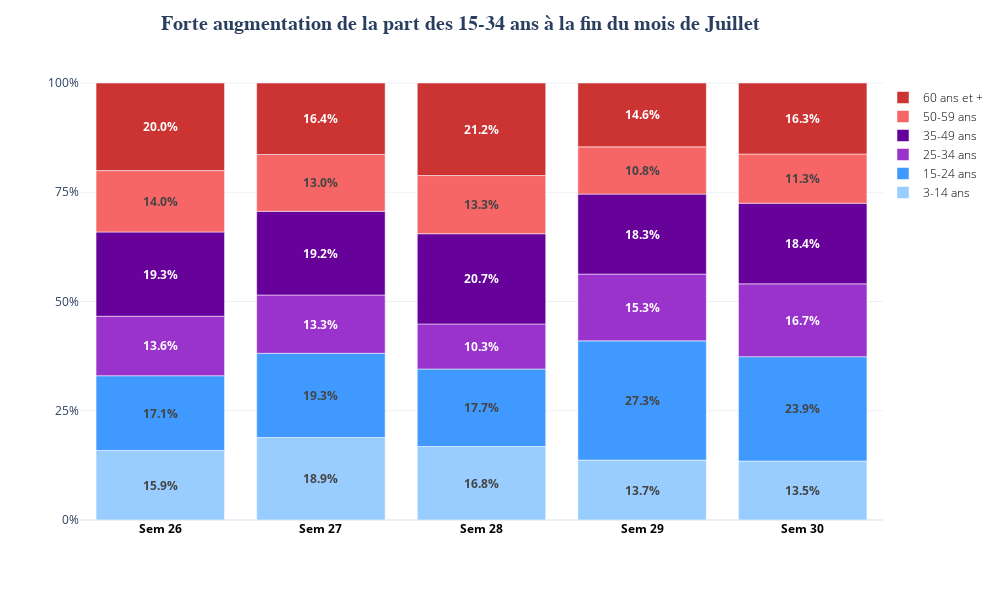

This figure's notebook cell:
### Markdown cell above
### **Utilisez fig.update_layout(yaxis=dict()) pour personnaliser l'axe des ordonnées**  
Lien vers la doc pour découvrir toutes les fonctionnalités : https://plotly.com/python/reference/layout/yaxis/

Ici, ce qu'on retrouver en ordonnées est évident : il n'y a donc pas besoin de titre.  

Par défaut, Plotly affiche les valeurs présentes dans la colonne utilisée pour l'axe des y.  
Mais le formattage de correspond pas souvent à ce que l'on souhaite.  
Ici par exemple, on a les bonnes valeurs, mais on voudrait les afficher %.
  
Ici, on souhaite donc juste modifier le format d'affichage. Plotly utilise le format D3.  
C'est possible de le modifier avec le paramètre suivant :  
- tickformat = ... # D3-format string   

Voici des exemples de format à passer à tickformat  
  
| Format  | Description                                               | Example output for `12345.678`         |
| ------- | --------------------------------------------------------- | -------------------------------------- |
| `d`     | Integer (no decimals)                                     | `12346`                                |
| `,d`    | Integer with thousands separator                          | `12,346`                               |
| `.2f`   | Fixed-point, 2 decimals                                   | `12345.68`                             |
| `,.1f`  | Fixed-point with thousands separator, 1 decimal           | `12,345.7`                             |
| `e`     | Exponential notation                                      | `1.234568e+4`                          |
| `.2e`   | Exponential with 2 decimals                               | `1.23e+4`                              |
| `r`     | Rounded significant digits                                | `12300`                                |
| `.3r`   | 3 significant digits                                      | `12300`                                |
| `s`     | SI-prefix notation                                        | `12k`                                  |
| `.2s`   | SI-prefix with 2 significant digits                       | `12k`                                  |
| `%`     | Percentage (value ×100 with `%`)                          | `1234568%`                             |
| `.1%`   | Percentage with 1 decimal                                 | `1234567.8%`                           |
| `$,.2f` | Currency (USD style) with thousands separator, 2 decimals | `$12,345.68`                           |
| `.1f€`  | Custom suffix (Euro)                                      | `12345.7€`                             |
| `+,.2f` | Force sign (+/−) with thousands separator, 2 decimals     | `+12,345.68`                           |
| `(.2f`  | Negative numbers in parentheses                           | `12345.68` (if negative: `(12345.68)`) |  


Pensez également à bien choisir le nombre de ticks à afficher.  
C'est notamment pratique sur un diagramme en barres empilées pour afficher le tick des 50% !   
Il existe :  
- nticks = ... #int nombre maximum de ticks. Peu pratique.  
- dtick= ... #unité de l'axe. Plus fiable

### Code cell
fig.update_layout(
    yaxis=dict(
        title=dict(text=None),
        tickformat='.0%',
        dtick=0.25 # Affiche le tick des 50% absent par défaut
    ),
)
fig

### Figure 1 — Plotly figure (JSON) as saved in the notebook; plotly's stock layout.template omitted (floating-point values rounded to 4 significant figures)
{"data": [{"hovertemplate": "age_cat_6=3-14 ans<br>sem_cine=%{x}<br>profil_age=%{text}<extra></extra>", "insidetextanchor": "middle", "legendgroup": "3-14 ans", "marker": {"color": "rgba(153,204,255,1)", "pattern": {"shape": ""}}, "name": "3-14 ans", "orientation": "v", "showlegend": true, "text": [0.1591, 0.1887, 0.1682, 0.137, 0.1349], "textposition": "inside", "texttemplate": "<b>%{y:.1%}</b>", "type": "bar", "x": [2326, 2327, 2328, 2329, 2330], "xaxis": "x", "y": [0.1591, 0.1887, 0.1682, 0.137, 0.1349], "yaxis": "y"}, {"hovertemplate": "age_cat_6=15-24 ans<br>sem_cine=%{x}<br>profil_age=%{text}<extra></extra>", "insidetextanchor": "middle", "legendgroup": "15-24 ans", "marker": {"color": "rgba(64,153,255,1)", "pattern": {"shape": ""}}, "name": "15-24 ans", "orientation": "v", "showlegend": true, "text": [0.1711, 0.1927, 0.1774, 0.2729, 0.2388], "textposition": "inside", "texttemplate": "<b>%{y:.1%}</b>", "type": "bar", "x": [2326, 2327, 2328, 2329, 2330], "xaxis": "x", "y": [0.1711, 0.1927, 0.1774, 0.2729, 0.2388], "yaxis": "y"}, {"hovertemplate": "age_cat_6=25-34 ans<br>sem_cine=%{x}<br>profil_age=%{text}<extra></extra>", "insidetextanchor": "middle", "legendgroup": "25-34 ans", "marker": {"color": "rgba(153,51,204,1)", "pattern": {"shape": ""}}, "name": "25-34 ans", "orientation": "v", "showlegend": true, "text": [0.1361, 0.1334, 0.103, 0.1528, 0.1668], "textposition": "inside", "texttemplate": "<b>%{y:.1%}</b>", "type": "bar", "x": [2326, 2327, 2328, 2329, 2330], "xaxis": "x", "y": [0.1361, 0.1334, 0.103, 0.1528, 0.1668], "yaxis": "y"}, {"hovertemplate": "age_cat_6=35-49 ans<br>sem_cine=%{x}<br>profil_age=%{text}<extra></extra>", "insidetextanchor": "middle", "legendgroup": "35-49 ans", "marker": {"color": "rgba(102,1,153,1)", "pattern": {"shape": ""}}, "name": "35-49 ans", "orientation": "v", "showlegend": true, "text": [0.1928, 0.1916, 0.2065, 0.183, 0.1844], "textposition": "inside", "texttemplate": "<b>%{y:.1%}</b>", "type": "bar", "x": [2326, 2327, 2328, 2329, 2330], "xaxis": "x", "y": [0.1928, 0.1916, 0.2065, 0.183, 0.1844], "yaxis": "y"}, {"hovertemplate": "age_cat_6=50-59 ans<br>sem_cine=%{x}<br>profil_age=%{text}<extra></extra>", "insidetextanchor": "middle", "legendgroup": "50-59 ans", "marker": {"color": "rgba(246,102,103,1)", "pattern": {"shape": ""}}, "name": "50-59 ans", "orientation": "v", "showlegend": true, "text": [0.1404, 0.13, 0.1332, 0.1081, 0.1126], "textposition": "inside", "texttemplate": "<b>%{y:.1%}</b>", "type": "bar", "x": [2326, 2327, 2328, 2329, 2330], "xaxis": "x", "y": [0.1404, 0.13, 0.1332, 0.1081, 0.1126], "yaxis": "y"}, {"hovertemplate": "age_cat_6=60 ans et +<br>sem_cine=%{x}<br>profil_age=%{text}<extra></extra>", "insidetextanchor": "middle", "legendgroup": "60 ans et +", "marker": {"color": "rgba(204,51,51,1)", "pattern": {"shape": ""}}, "name": "60 ans et +", "orientation": "v", "showlegend": true, "text": [0.2005, 0.1636, 0.2117, 0.1462, 0.1626], "textposition": "inside", "texttemplate": "<b>%{y:.1%}</b>", "type": "bar", "x": [2326, 2327, 2328, 2329, 2330], "xaxis": "x", "y": [0.2005, 0.1636, 0.2117, 0.1462, 0.1626], "yaxis": "y"}], "layout": {"barmode": "relative", "height": 600, "legend": {"font": {"color": "black", "size": 12, "weight": 100}, "orientation": "v", "title": {}, "tracegroupgap": 0, "traceorder": "reversed", "x": 1, "xanchor": "left", "y": 0.95, "yanchor": "top"}, "margin": {"t": 60}, "title": {"font": {"family": "Century Gothic", "size": 20, "weight": "bold"}, "text": "Forte augmentation de la part des 15-34 ans à la fin du mois de Juillet", "x": 0.46, "xanchor": "center"}, "width": 1000, "xaxis": {"anchor": "y", "domain": [0, 1], "tickfont": {"color": "black", "size": 12, "weight": "bold"}, "tickmode": "array", "ticktext": ["Sem 26", "Sem 27", "Sem 28", "Sem 29", "Sem 30"], "tickvals": [2326, 2327, 2328, 2329, 2330], "title": {}}, "yaxis": {"anchor": "x", "domain": [0, 1], "dtick": 0.25, "nticks": 6, "tickformat": ".0%", "title": {}}}}
